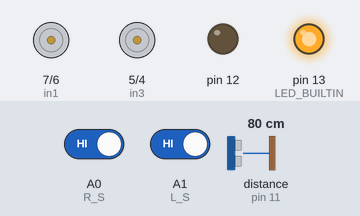
Bench run of a sketch on a simulated Arduino Uno, built with avr-gcc and run on an emulated ATmega328P. On the bench: motor-driver pin pairs drawn as motors (green arrow = first pin HIGH = forward, orange = second pin HIGH = backward, longer = more drive, scaled by the enable pin), output pins drawn as LEDs (lit = HIGH). Wiring (inferred from the names in the program): ultrasonic range finder: trigger pin 10; echo pin 11. The inputs (shaded band) are chosen by the test bench; at power-on: A0 (R_S) HIGH, A1 (L_S) HIGH, distance to the obstacle (sensor on pin 11) 80 cm. The echo pulse lasts 58.3 µs per cm; pins used as bus, display or sensor lines are not drawn.

Above: at 2.2 s.
2.3 s: A0 (R_S) driven LOW
At 3.6 s:
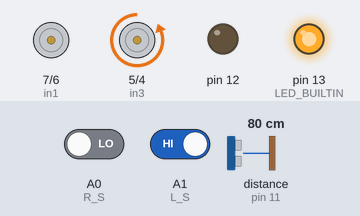
3.9 s: A1 (L_S) driven LOW
At 5.0 s:
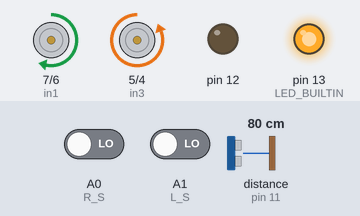
5.5 s: A0 (R_S) driven HIGH
At 6.0 s:
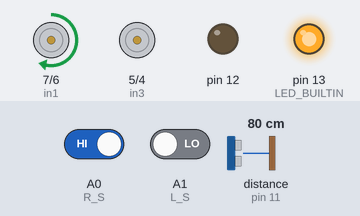
7.1 s: A1 (L_S) driven HIGH
At 8.4 s:
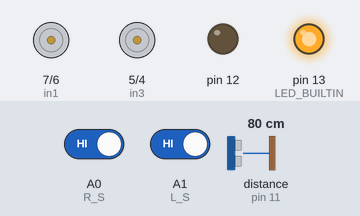
Timing chart, 0 to 9.7 s (numbered marks = the images above; inputs shaded):
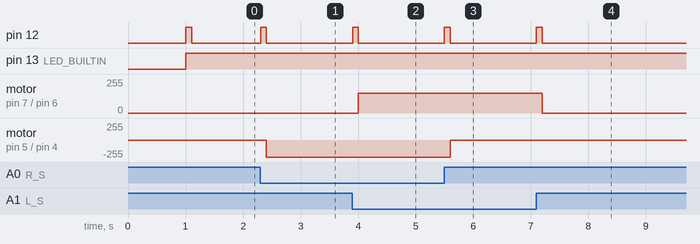

Measured:
- after the input at 2.3 s, pin 12: LOW → HIGH at once, → LOW 0.10 s later; motor on pin 5 (in3) / pin 4 (in4): stopped → backward 255/255 after 0.11 s
- after the input at 3.9 s, pin 12: LOW → HIGH at once, → LOW 0.10 s later; motor on pin 7 (in1) / pin 6 (in2): stopped → forward 150/255 after 0.11 s
- after the input at 5.5 s, pin 12: LOW → HIGH at once, → LOW 0.10 s later; motor on pin 5 (in3) / pin 4 (in4): backward 255/255 → stopped after 0.10 s
- after the input at 7.1 s, pin 12: LOW → HIGH at once, → LOW 0.10 s later; motor on pin 7 (in1) / pin 6 (in2): forward 150/255 → stopped after 0.10 s

The sketch:

LF-OA_Version_1.ino
```cpp
#define enA 9
#define in1 7
#define in2 6
#define in3 5
#define in4 4
#define enB 8

#define R_S A0
#define L_S A1

const int trigPin = 10;
const int echoPin = 11;

long duration, distance;

void setup(){

  Serial.begin(9600);
  pinMode(trigPin, OUTPUT);
  pinMode(echoPin, INPUT);
  pinMode(R_S, INPUT);
  pinMode(L_S, INPUT);

  pinMode(enA, OUTPUT);
  pinMode(in1, OUTPUT);
  pinMode(in2, OUTPUT);
  pinMode(in3, OUTPUT);
  pinMode(in4, OUTPUT);
  pinMode(enB, OUTPUT);

  analogWrite(enA, 150);
  analogWrite(enB, 150);
  delay(1000);

  pinMode(LED_BUILTIN, OUTPUT);
  pinMode(12, OUTPUT);

}

void loop(){

  digitalWrite(trigPin, HIGH);
  delayMicroseconds(2);
  digitalWrite(trigPin, LOW);

  duration = pulseIn(echoPin, HIGH);
  distance = duration*0.034/2;

  digitalWrite(LED_BUILTIN, HIGH);
  digitalWrite(12, LOW);


  if((digitalRead(R_S) == 0)&&(digitalRead(L_S) == 0)&&(distance > 25 )){forward();}
  if((digitalRead(R_S) == 1)&&(digitalRead(L_S) == 0)&&(distance > 25 )){turnLeft();}
  if((digitalRead(R_S) == 0)&&(digitalRead(L_S) == 1)&&(distance > 25 )){turnRight();}

  if((digitalRead(R_S) == 0)&&(digitalRead(L_S) == 0)&&(distance < 25 )){stop();}
  if((digitalRead(R_S) == 1)&&(digitalRead(L_S) == 0)&&(distance < 25 )){stop();}
  if((digitalRead(R_S) == 0)&&(digitalRead(L_S) == 1)&&(distance < 25 )){stop();}

  if((digitalRead(R_S) == 1)&&(digitalRead(L_S) == 1)){stop();}

}

void forward(){
  digitalWrite(12, HIGH);
  delay(100);
  digitalWrite(12, LOW);


  while((digitalRead(R_S) == 0)&&(digitalRead(L_S) == 0)&&(distance > 25 )){
   digitalWrite(in1, HIGH);
   digitalWrite(in2, LOW);
   digitalWrite(in3, LOW);
   digitalWrite(in4, HIGH);
    }
}

void turnLeft(){
  digitalWrite(12, HIGH);
  delay(100);
  digitalWrite(12, LOW);

  while((digitalRead(R_S) == 1)&&(digitalRead(L_S) == 0)&&(distance > 25 )){
   digitalWrite(in1, HIGH);
   digitalWrite(in2, LOW);
   digitalWrite(in3, LOW);
   digitalWrite(in4, LOW);
  }

}
void turnRight(){
  digitalWrite(12, HIGH);
  delay(100);
  digitalWrite(12, LOW);

while((digitalRead(R_S) == 0)&&(digitalRead(L_S) == 1)&&(distance > 25 )){
  digitalWrite(in1, LOW);
  digitalWrite(in2, LOW);
  digitalWrite(in3, LOW);
  digitalWrite(in4, HIGH);
  }
}
void stop(){
  digitalWrite(12, HIGH);
  delay(100);
  digitalWrite(12, LOW);

while((digitalRead(R_S) == 1)&&(digitalRead(L_S) == 1)){

  digitalWrite(in1, LOW);
  digitalWrite(in2, LOW);
  digitalWrite(in3, LOW);
  digitalWrite(in4, LOW);
  }
}
```
